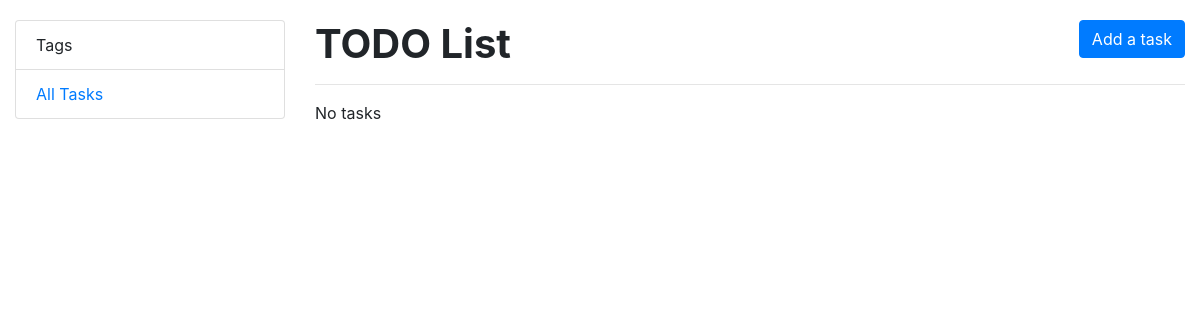
The page /tasks/ on the database as committed earlier.
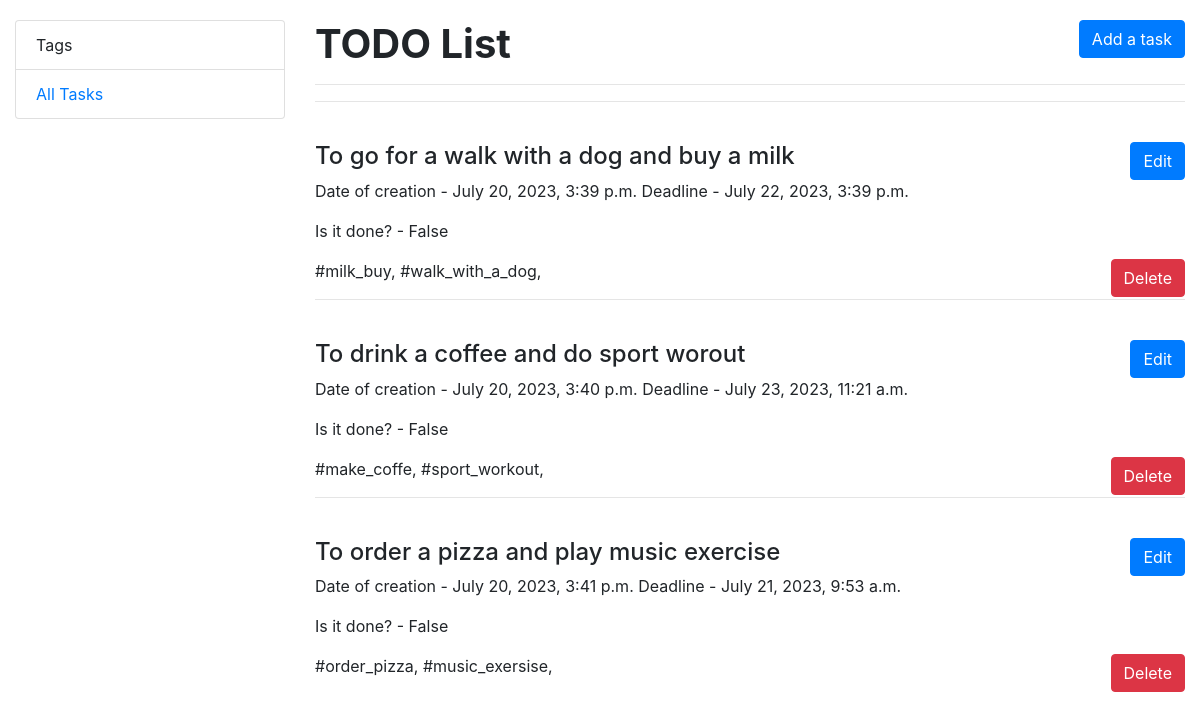
The same page on the database as committed later.
### list/models.py (models this page shows)
class Task(models.Model):
    content = models.TextField()
    datetime = models.DateTimeField(auto_now=True)
    deadline = models.DateTimeField(blank=True, null=True)
    done = models.BooleanField()
    tag = models.ManyToManyField(Tag, related_name="tags")

class Tag(models.Model):
    tag = models.CharField(max_length=255)
    def __str__(self):
        return self.tag

### list/views.py (the view)
class TaskListView(generic.ListView):
    model = Task
    template_name = "list/task_list.html"
    context_object_name = "task_list"

### templates/list/task_list.html (shortened to what this page needs)
{% extends "base.html" %}
{% load crispy_forms_filters %}
{% block content %}
  <h1>
    <strong>
    TODO List
    </strong>
  <a style="float: right" class="btn btn-primary" href="{% url 'list:task-create' %}">Add a task</a>
  </h1>
  <hr>
  {% if task_list %}
    {% for task in task_list %}
      <hr>
         <br>
        <h4>
          {{ task.content }}
          <a style="float: right" class="btn btn-primary" href="{% url 'list:task-update' pk=task.id %}">Edit</a>
        </h4>
        <p>Date of creation - {{ task.datetime }} Deadline - {{ task.deadline }}</p>
        <p>Is it done? - {{ task.done }}</p>
        <p>
         {% for tag in task.tag.all %}
            {{ tag }},
        {% endfor %} <a style="float: right" class="btn btn-danger" href="{% url 'list:task-delete' pk=task.id %}">Delete</a>
        </p>
    {% endfor %}
    {% else %}
      <p>No tasks</p>
    {% endif %}
{% endblock %}

### templates/base.html (shortened to what this page needs)
<head>
    <link rel="stylesheet" href="https://cdn.jsdelivr.net/npm/bootstrap@4.6.2/dist/css/bootstrap.min.css">
    {% load static %}
    <link rel="stylesheet" href="{% static 'css/styles.css' %}">
</head>
<body>
 <div class="container-fluid">
    <div class="row">
        <div class="col-sm-3">
            {% block sidebar %}
                {% include "includes/sidebar.html" %}
            {% endblock %}
        </div>
     <div class="col-sm-9">
            {% block content %}{% endblock %}
        </div>
    </div>
 </div>
</body>
</html>

### templates/includes/sidebar.html
<ul class="sidebar-nav list-group">
    <li class="list-group-item">Tags</li>
    <li class="list-group-item"><a href="{% url 'list:task-list' %}">All Tasks</a></li>
</ul>

### static/css/styles.css (style rules this page uses)
body { margin-top: 20px ; }

Rows that differ between the two databases and show on the page:
added Task: content "To go for a walk with a dog and buy a milk", datetime "July 20, 2023, 3:39 p.m.", deadline "July 22, 2023, 3:39 p.m.", done "False"
added Tag: tag "#milk_buy", shown under "To go for a walk with a dog and buy a milk"
added Tag: tag "#walk_with_a_dog", shown under "To go for a walk with a dog and buy a milk"
added Task: content "To drink a coffee and do sport worout", datetime "July 20, 2023, 3:40 p.m.", deadline "July 23, 2023, 11:21 a.m.", done "False"
added Tag: tag "#make_coffe", shown under "To drink a coffee and do sport worout"
added Tag: tag "#sport_workout", shown under "To drink a coffee and do sport worout"
added Task: content "To order a pizza and play music exercise", datetime "July 20, 2023, 3:41 p.m.", deadline "July 21, 2023, 9:53 a.m.", done "False"
added Tag: tag "#order_pizza", shown under "To order a pizza and play music exercise"
added Tag: tag "#music_exersise", shown under "To order a pizza and play music exercise"
Other text that changed with them:
text no longer shown: "No tasks"
